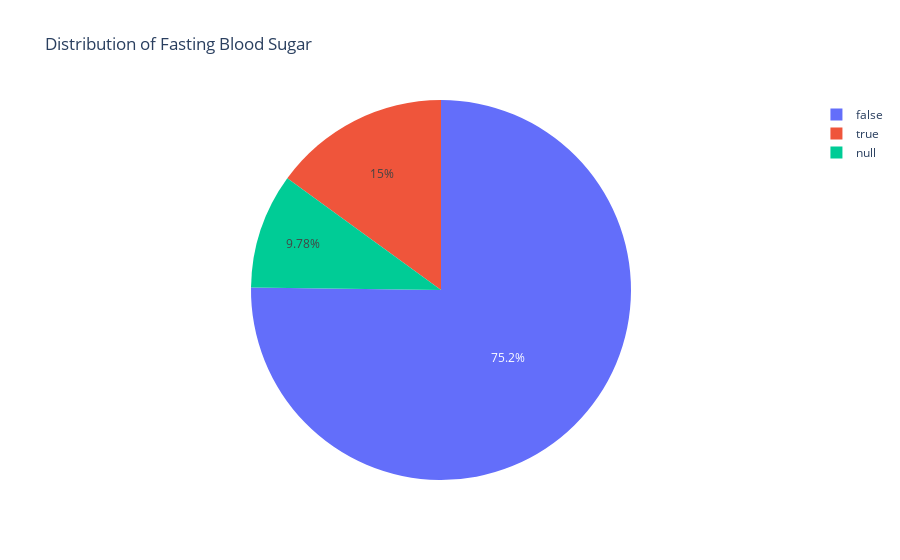

Here is the notebook cell this chart was saved with:
### Code cell
# plotting the pie chart
fig = px.pie(df, names='fbs', title='Distribution of Fasting Blood Sugar')
fig.show()

### Figure 1 — Plotly figure (JSON) as saved in the notebook; plotly's stock layout.template omitted (floating-point values rounded to 4 significant figures; data arrays with more than 128 entries replaced by an {"elided": "..."} marker saying what was removed)
{"data": [{"domain": {"x": [0, 1], "y": [0, 1]}, "hovertemplate": "fbs=%{label}<extra></extra>", "labels": {"elided": "920 bool values"}, "legendgroup": "", "name": "", "showlegend": true, "type": "pie"}], "layout": {"legend": {"tracegroupgap": 0}, "title": {"text": "Distribution of Fasting Blood Sugar"}}}
